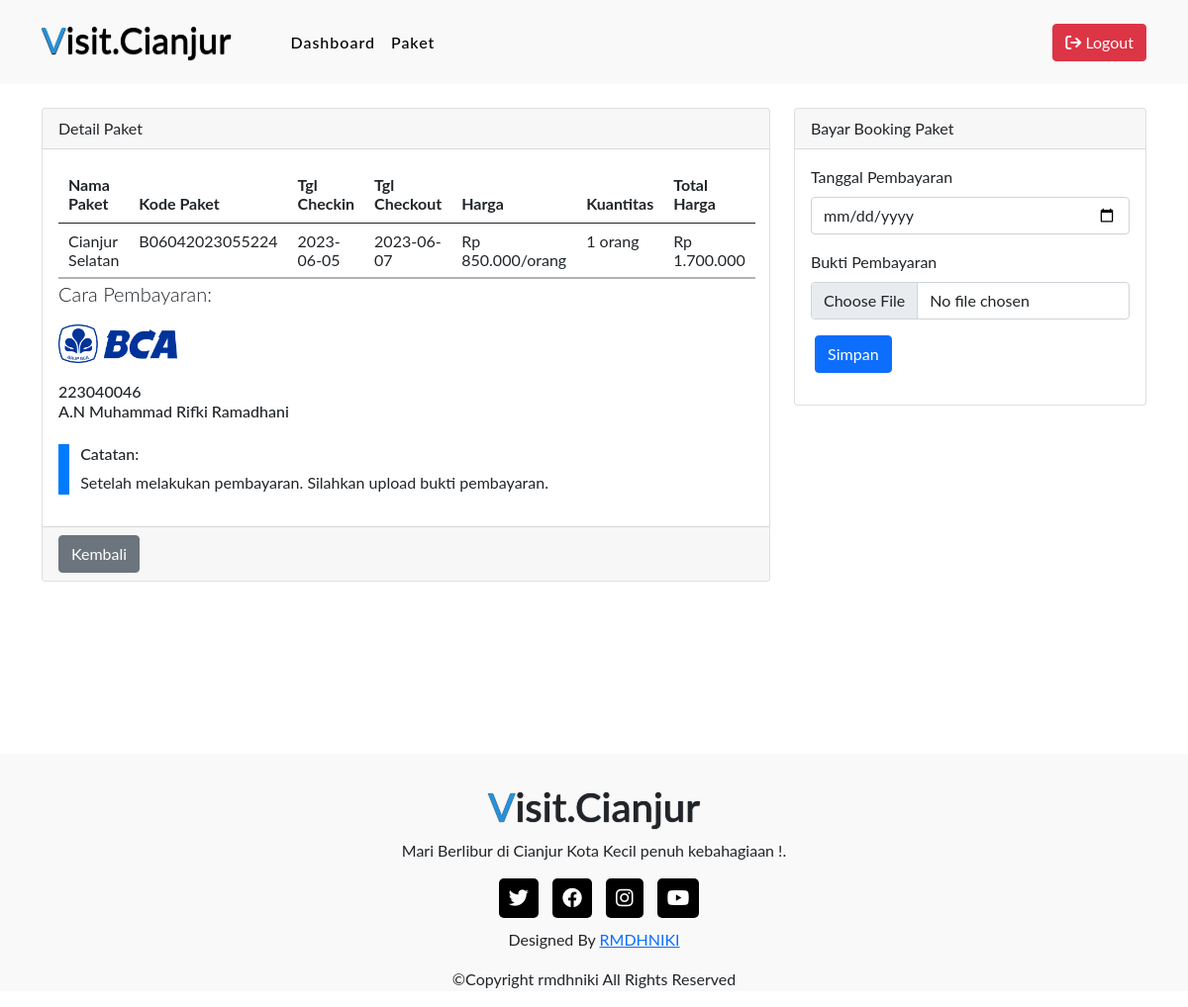
/user/bookings/payment.php?id=1 (signed in), run on the app's committed database.
### tables this page shows
CREATE TABLE `bookings` (
  `id` int(11) NOT NULL,
  `user_id` int(11) NOT NULL,
  `package_id` int(11) NOT NULL,
  `code` varchar(191) NOT NULL,
  `check_in_date` date NOT NULL,
  `check_out_date` date NOT NULL,
  `quantity` int(11) NOT NULL,
  `total_price` varchar(191) NOT NULL,
  `status` int(11) NOT NULL COMMENT '0=pending, 1=proses, 2=sukses, 3=gagal'
);

CREATE TABLE `packages` (
  `id` int(11) NOT NULL,
  `name` varchar(191) NOT NULL,
  `description` longtext,
  `image` text NOT NULL,
  `price` varchar(191) NOT NULL,
  `rating` int(5) NOT NULL
);

### user/bookings/payment.php (called while the page is built, shortened)
<?php
require('../../function.php');
if(isset($_GET['id'])){
    $booking = getBookingDetail($_GET['id'])[0];
}
require '../../views/partials/header.php';
require '../../views/partials/navbar.php';
require '../../views/user/bookings/payment.view.php';
require '../../views/partials/footer.php';

### function.php (called while the page is built, shortened)
<?php
function connectDB() {
    $host     = "localhost";
    $username = "root";
    $password = "";
    $database = "223040046_tubes";
    $conn = mysqli_connect($host, $username, $password, $database);
    return $conn;
}
function getBookingDetail($id) {
    $conn = connectDB();
    $sql = "SELECT bookings.*,
        packages.name as package_name,
        price
    FROM bookings
    LEFT JOIN packages ON bookings.package_id = packages.id
    WHERE bookings.id = $id";
    $result = $conn->query($sql);
    if ($result && $result->num_rows > 0) {
      $records = $result->fetch_all(MYSQLI_ASSOC);
      return $records;
    } else {
      return array();
    }
}
function formatRupiah($angka) {
    $rupiah = number_format($angka, 0, ',', '.');
    return 'Rp ' . $rupiah;
}

### views/user/bookings/payment.view.php (the view, shortened to what this page needs)
<section>
    <div class="container mt-4">
        <div class="row justify-content-center">
            <div class="col-md-8 mb-4">
                <div class="card">
                    <div class="card-header">
                        <div class="row">
                            <div class="col-6">Detail Paket</div>
                        </div>
                    </div>
                    <div class="card-body">
                        <div class="row">
                            <div class="col-md-12">
                                <table class="table myBookingTable" style="width:100%">
                                    <thead>
                                        <th>Nama Paket</th>
                                        <th>Kode Paket</th>
                                        <th>Tgl Checkin</th>
                                        <th>Tgl Checkout</th>
                                        <th>Harga</th>
                                        <th>Kuantitas</th>
                                        <th>Total Harga</th>
                                    </thead>
                                    <tbody>
                                        <td><?= $booking['package_name']?></td>
                                        <td><?= $booking['code']?></td>
                                        <td><?= $booking['check_in_date']?></td>
                                        <td><?= $booking['check_out_date']?></td>
                                        <td><?= formatRupiah($booking['price'])?>/orang</td>
                                        <td><?= $booking['quantity']?> orang</td>
                                        <td><?= formatRupiah($booking['total_price'])?></td>
                                    </tbody>
                                </table>
                                <div class="col-6 mb-4">
                                    <p class="lead">Cara Pembayaran:</p>
                                    <img src="<?= BASE_URL ?>/images/method-payments/bca.png" width="120" alt="Visa">
                                    <h6>
                                        <br>
                                        <?= ACCOUNT_NUMBER ?> <br>
                                        <?= ACCOUNT_NAME ?>
                                    </h6>
                                </div>
                                <blockquote style="border-left: 0.7rem solid #007bff; padding-left: 0.7rem;">
                                <p style="margin-top:10px">
                                <h6>Catatan:</h6>
                                Setelah melakukan pembayaran. Silahkan upload bukti pembayaran.</p>
                                </blockquote>
                            </div>
                        </div>
                    </div>
                    <div class="card-footer">
                        <a href="<?= BASE_URL ?>/user/dashboard.php" class="btn btn-secondary">Kembali</a>
                    </div>
                </div>
            </div>
            <div class="col-md-4">
                <div class="card">
                    <div class="card-header">
                        <div class="row">
                            <div class="col-6">Bayar Booking Paket</div>
                        </div>
                    </div>
                    <div class="card-body">
                        <form action="" method="post" enctype="multipart/form-data">
                            <div class="mb-3">
                                <label for="paymentdate" class="form-label">Tanggal Pembayaran</label>
                                <input type="date" class="form-control" id="paymentdate" name="payment_date" required >
                            </div>
                            <div class="mb-3">
                                <label for="proofpayment" class="form-label">Bukti Pembayaran</label>
                                <input type="file" class="form-control" id="proofpayment" name="proof_payment" required>
                            </div>
                            <div class="mb-3">
                                <input type="submit" name="submit" value="Simpan" class="btn btn-primary">
                            </div>
                        </form>
                    </div>
                </div>
            </div>
        </div>
    </div>
</section>

### css/style.css (style rules this page uses)
* { margin: 0; padding: 0; box-sizing: border-box; text-decoration: none; list-style: none; scroll-behavior: smooth; font-family: "Lato", sans-serif; }

### data on the page
bookings: package.name "Cianjur Selatan", code "B06042023055224", check_in_date "2023-06-05", check_out_date "2023-06-07", package.price "Rp 850.000", quantity "1", total_price "Rp 1.700.000"

### other printed values
ACCOUNT_NUMBER "223040046"
ACCOUNT_NAME "A.N Muhammad Rifki Ramadhani"
